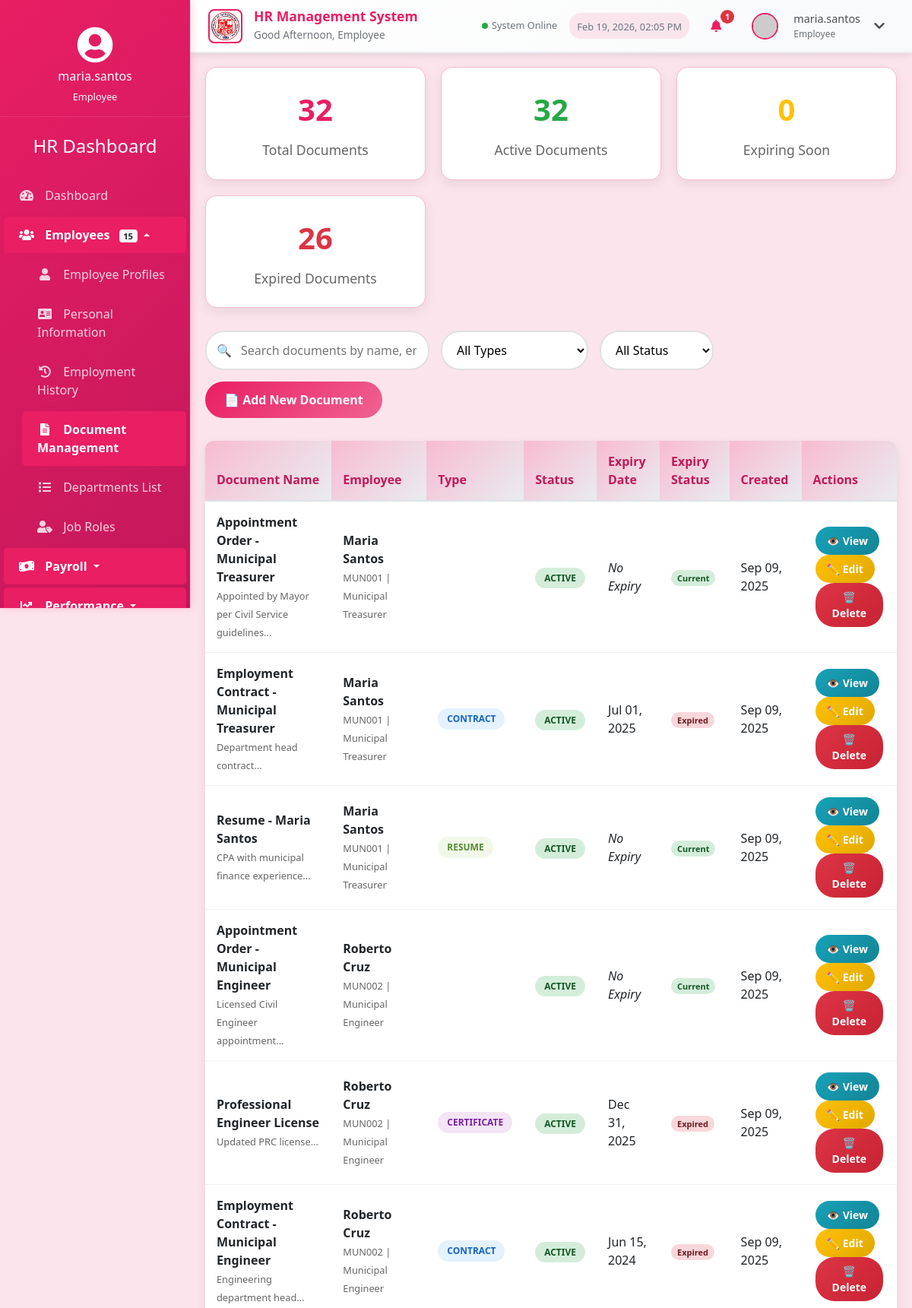
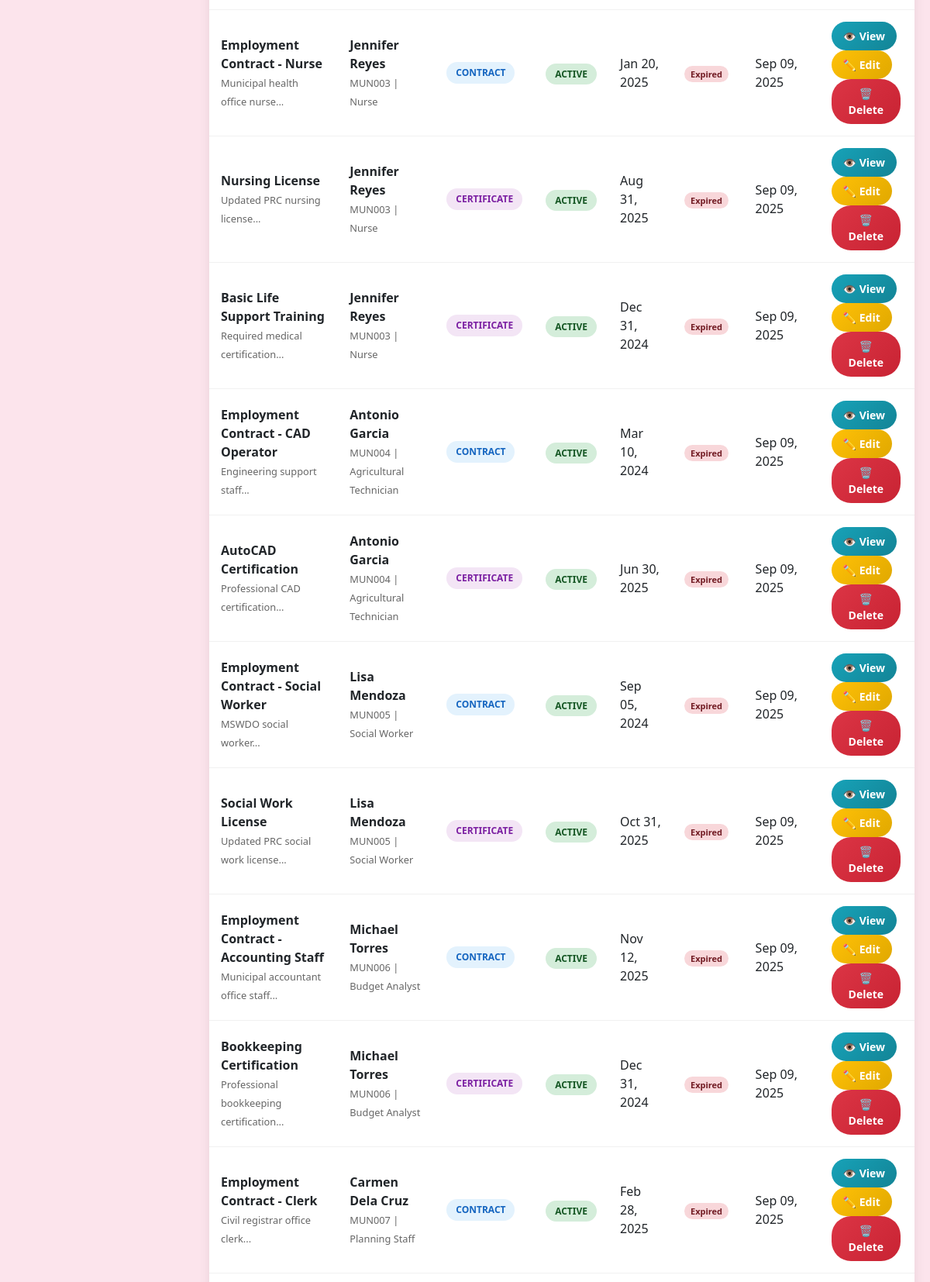
/document_management.php (signed in, upper part), run on the app's committed database (2 pictures, top to bottom).
### tables this page shows
CREATE TABLE `document_management` (
  `document_id` int(11) NOT NULL,
  `employee_id` int(11) NOT NULL,
  `document_type` enum('Contract','ID','Resume','Certificate','Performance Review','Other') NOT NULL,
  `document_name` varchar(255) NOT NULL,
  `file_path` varchar(255) NOT NULL,
  `upload_date` timestamp NOT NULL DEFAULT current_timestamp(),
  `expiry_date` date DEFAULT NULL,
  `document_status` enum('Active','Expired','Pending Review') DEFAULT 'Active',
  `notes` text DEFAULT NULL,
  `created_at` timestamp NOT NULL DEFAULT current_timestamp(),
  `updated_at` timestamp NOT NULL DEFAULT current_timestamp() ON UPDATE current_timestamp()
);

CREATE TABLE `employee_profiles` (
  `employee_id` int(11) NOT NULL,
  `personal_info_id` int(11) DEFAULT NULL,
  `job_role_id` int(11) DEFAULT NULL,
  `employee_number` varchar(20) NOT NULL,
  `hire_date` date NOT NULL,
  `employment_status` enum('Full-time','Part-time','Contract','Intern','Terminated') NOT NULL,
  `current_salary` decimal(10,2) NOT NULL,
  `work_email` varchar(100) DEFAULT NULL,
  `work_phone` varchar(20) DEFAULT NULL,
  `location` varchar(100) DEFAULT NULL,
  `remote_work` tinyint(1) DEFAULT 0,
  `created_at` timestamp NOT NULL DEFAULT current_timestamp(),
  `updated_at` timestamp NOT NULL DEFAULT current_timestamp() ON UPDATE current_timestamp()
);

CREATE TABLE `job_roles` (
  `job_role_id` int(11) NOT NULL,
  `title` varchar(100) NOT NULL,
  `description` text NOT NULL,
  `department` varchar(50) NOT NULL,
  `min_salary` decimal(10,2) DEFAULT NULL,
  `max_salary` decimal(10,2) DEFAULT NULL,
  `created_at` timestamp NOT NULL DEFAULT current_timestamp(),
  `updated_at` timestamp NOT NULL DEFAULT current_timestamp() ON UPDATE current_timestamp()
);

### document_management.php (the view, shortened to what this page needs)
<?php
$host = 'localhost';
$dbname = 'hr_system';
$username = 'root';
$password = '';
try {
    $pdo = new PDO("mysql:host=$host;dbname=$dbname", $username, $password);
    $pdo->setAttribute(PDO::ATTR_ERRMODE, PDO::ERRMODE_EXCEPTION);
} catch(PDOException $e) {
    die("Connection failed: " . $e->getMessage());
}
$stmt = $pdo->query("
    SELECT
        dm.*,
        CONCAT(pi.first_name, ' ', pi.last_name) as employee_name,
        pi.first_name,
        pi.last_name,
        ep.employee_number,
        jr.title as job_title,
        jr.department,
        CASE
            WHEN dm.expiry_date IS NOT NULL AND dm.expiry_date < CURDATE() THEN 'Expired'
            WHEN dm.expiry_date IS NOT NULL AND dm.expiry_date <= DATE_ADD(CURDATE(), INTERVAL 30 DAY) THEN 'Expiring Soon'
            ELSE 'Current'
        END as expiry_status
    FROM document_management dm
    LEFT JOIN employee_profiles ep ON dm.employee_id = ep.employee_id
    LEFT JOIN personal_information pi ON ep.personal_info_id = pi.personal_info_id
    LEFT JOIN job_roles jr ON ep.job_role_id = jr.job_role_id
    ORDER BY dm.created_at DESC
");
$documents = $stmt->fetchAll(PDO::FETCH_ASSOC);
?>
<!DOCTYPE html>
<html lang="en">
<head>
    <link rel="stylesheet" href="https://stackpath.bootstrapcdn.com/bootstrap/4.5.2/css/bootstrap.min.css">
    <link rel="stylesheet" href="https://cdnjs.cloudflare.com/ajax/libs/font-awesome/5.15.1/css/all.min.css">
    <link rel="stylesheet" href="styles.css?v=rose">
</head>
<body>
    <div class="container-fluid">
        <?php include 'navigation.php'; ?>
        <div class="row">
            <?php include 'sidebar.php'; ?>
            <div class="main-content">
                <h2 class="section-title">Document Management</h2>
                <div class="content">
                    <div class="stats-cards">
                        <?php
                        $totalDocs = count($documents);
                        $expiring = count(array_filter($documents, function($doc) { return $doc['expiry_status'] === 'Expiring Soon'; }));
                        $expired = count(array_filter($documents, function($doc) { return $doc['expiry_status'] === 'Expired'; }));
                        $active = count(array_filter($documents, function($doc) { return $doc['document_status'] === 'Active'; }));
                        ?>
                        <div class="stats-card total">
                            <div class="number"><?= $totalDocs ?></div>
                            <div class="label">Total Documents</div>
                        </div>
                        <div class="stats-card active">
                            <div class="number"><?= $active ?></div>
                            <div class="label">Active Documents</div>
                        </div>
                        <div class="stats-card expiring">
                            <div class="number"><?= $expiring ?></div>
                            <div class="label">Expiring Soon</div>
                        </div>
                        <div class="stats-card expired">
                            <div class="number"><?= $expired ?></div>
                            <div class="label">Expired Documents</div>
                        </div>
                    </div>
                    <div class="controls">
                        <div class="controls-left">
                            <div class="search-box">
                                <span class="search-icon">🔍</span>
                                <input type="text" id="searchInput" placeholder="Search documents by name, employee, or type...">
                            </div>
                            <select id="typeFilter" class="filter-select">
                                <option value="">All Types</option>
                            </select>
                            <select id="statusFilter" class="filter-select">
                                <option value="">All Status</option>
                            </select>
                        </div>
                        <button class="btn btn-primary" onclick="openModal('add')">
                            📄 Add New Document
                        </button>
                    </div>
                    <div class="table-container">
                        <table class="table" id="documentsTable">
                            <thead>
                                <tr>
                                    <th>Document Name</th>
                                    <th>Employee</th>
                                    <th>Type</th>
                                    <th>Status</th>
                                    <th>Expiry Date</th>
                                    <th>Expiry Status</th>
                                    <th>Created</th>
                                    <th>Actions</th>
                                </tr>
                            </thead>
                            <tbody id="documentsTableBody">
                                <?php foreach ($documents as $document): ?>
                                <tr>
                                    <td>
                                        <div>
                                            <?php if ($document['file_path'] && file_exists($document['file_path'])): ?>
                                                <a href="<?= htmlspecialchars($document['file_path']) ?>" class="download-link" target="_blank">
                                                    <strong><?= htmlspecialchars($document['document_name']) ?></strong>
                                                </a>
                                            <?php else: ?>
                                                <strong><?= htmlspecialchars($document['document_name']) ?></strong>
                                            <?php endif; ?>
                                            <?php if ($document['notes']): ?>
                                                <br><small style="color: #666;"><?= htmlspecialchars(substr($document['notes'], 0, 50)) ?>...</small>
                                            <?php endif; ?>
                                        </div>
                                    </td>
                                    <td>
                                        <div>
                                            <strong><?= htmlspecialchars($document['employee_name'] ?? 'N/A') ?></strong><br>
                                            <small style="color: #666;">
                                                <?= htmlspecialchars($document['employee_number'] ?? '') ?> |
                                                <?= htmlspecialchars($document['job_title'] ?? '') ?>
                                            </small>
                                        </div>
                                    </td>
                                    <td>
                                        <span class="document-type-badge type-<?= strtolower($document['document_type']) ?>">
                                            <?= htmlspecialchars($document['document_type']) ?>
                                        </span>
                                    </td>
                                    <td>
                                        <span class="status-badge status-<?= strtolower($document['document_status']) ?>">
                                            <?= htmlspecialchars($document['document_status']) ?>
                                        </span>
                                    </td>
                                    <td>
                                        <?= $document['expiry_date'] ? date('M d, Y', strtotime($document['expiry_date'])) : '<em>No Expiry</em>' ?>
                                    </td>
                                    <td>
                                        <span class="expiry-badge expiry-<?= strtolower(str_replace(' ', '', $document['expiry_status'])) ?>">
                                            <?= $document['expiry_status'] ?>
                                        </span>
                                    </td>
                                    <td><?= date('M d, Y', strtotime($document['created_at'])) ?></td>
                                    <td>
                                        <button class="btn btn-info btn-small" onclick="viewDocument(<?= $document['document_id'] ?>)" title="View Details">
                                            👁️ View
                                        </button>
                                        <button class="btn btn-warning btn-small" onclick="editDocument(<?= $document['document_id'] ?>)" title="Edit">
                                            ✏️ Edit
                                        </button>
                                        <button class="btn btn-danger btn-small" onclick="deleteDocument(<?= $document['document_id'] ?>)" title="Delete">
                                            🗑️ Delete
                                        </button>
                                    </td>
                                </tr>
                                <?php endforeach; ?>
                            </tbody>
                        </table>
                    </div>
                </div>
            </div>
        </div>
    </div>
</body>
</html>

### styles.css (style rules this page uses)
:root { --primary-color: #E91E63; --primary-dark: #C2185B; --primary-light: #F06292; --primary-lighter: #F8BBD0; --secondary-color: #00B4D8; --secondary-dark: #0096C7; --secondary-light: #48CAE4; --white: #FFFFFF; --light-gray: #F8F9FA; --gray: #6C757D; --dark-gray: #343A40; --black: #000000; --bg-primary: #FCE4EC; --bg-secondary: #F8BBD0; --bg-card: #FFFFFF; --text-primary: #1A1A1A; --text-secondary: #4A4A4A; --text-muted: #6C757D; --text-white: #FFFFFF; --success: #28A745; --warning: #FFC107; --danger: #DC3545; --info: #17A2B8; --border-light: #F8BBD0; --border-medium: #F48FB1; --border-dark: #F06292; --shadow-light: rgba(233, 30, 99, 0.1); --shadow-medium: rgba(233, 30, 99, 0.2); --shadow-dark: rgba(233, 30, 99, 0.3); }
body { font-family: 'Segoe UI', Tahoma, Geneva, Verdana, sans-serif; background-color: var(--bg-primary); color: var(--text-primary); margin: 0; padding: 0; }
.btn-primary { background: linear-gradient(135deg, var(--primary-color) 0%, var(--primary-dark) 100%); border: none; color: var(--text-white); padding: 10px 20px; border-radius: 6px; font-weight: 500; transition: all 0.3s; }
.table { background-color: var(--bg-card); border-radius: 8px; overflow: hidden; }
.table th { background: linear-gradient(135deg, var(--primary-color) 0%, var(--primary-dark) 100%); color: var(--text-white); border: none; font-weight: 600; padding: 12px 15px; }
.table td { padding: 12px 15px; border-color: var(--border-light); vertical-align: middle; }
.main-content { margin-left: 250px; padding: 90px 20px 20px; transition: margin-left 0.3s; width: calc(100% - 250px); }
.stats-card { text-align: center; background: linear-gradient(145deg, var(--bg-card) 0%, var(--bg-secondary) 100%); border: 1px solid var(--border-light); }

### data on the page
document_management: document_name "Appointment Order - Municipal Treasurer", notes "Appointed by Mayor per Civil Service guidelines", employee_name "Maria Santos", employee.employee_number "MUN001", job_roles.title "Municipal Treasurer", document_status "ACTIVE", shows "No Expiry", expiry_status "Current", created_at "Sep 09, 2025"
document_management: document_name "Employment Contract - Municipal Treasurer", notes "Department head contract", employee_name "Maria Santos", employee.employee_number "MUN001", job_roles.title "Municipal Treasurer", document_type "CONTRACT", document_status "ACTIVE", expiry_date "Jul 01, 2025", expiry_status "Expired", created_at "Sep 09, 2025"
document_management: document_name "Resume - Maria Santos", notes "CPA with municipal finance experience", employee_name "Maria Santos", employee.employee_number "MUN001", job_roles.title "Municipal Treasurer", document_type "RESUME", document_status "ACTIVE", shows "No Expiry", expiry_status "Current", created_at "Sep 09, 2025"
document_management: document_name "Appointment Order - Municipal Engineer", notes "Licensed Civil Engineer appointment", employee_name "Roberto Cruz", employee.employee_number "MUN002", job_roles.title "Municipal Engineer", document_status "ACTIVE", shows "No Expiry", expiry_status "Current", created_at "Sep 09, 2025"
document_management: document_name "Professional Engineer License", notes "Updated PRC license", employee_name "Roberto Cruz", employee.employee_number "MUN002", job_roles.title "Municipal Engineer", document_type "CERTIFICATE", document_status "ACTIVE", expiry_date "Dec 31, 2025", expiry_status "Expired", created_at "Sep 09, 2025"
document_management: document_name "Employment Contract - Municipal Engineer", notes "Engineering department head", employee_name "Roberto Cruz", employee.employee_number "MUN002", job_roles.title "Municipal Engineer", document_type "CONTRACT", document_status "ACTIVE", expiry_date "Jun 15, 2024", expiry_status "Expired", created_at "Sep 09, 2025"
document_management: document_name "Employment Contract - Nurse", notes "Municipal health office nurse", employee_name "Jennifer Reyes", employee.employee_number "MUN003", job_roles.title "Nurse", document_type "CONTRACT", document_status "ACTIVE", expiry_date "Jan 20, 2025", expiry_status "Expired", created_at "Sep 09, 2025"
document_management: document_name "Nursing License", notes "Updated PRC nursing license", employee_name "Jennifer Reyes", employee.employee_number "MUN003", job_roles.title "Nurse", document_type "CERTIFICATE", document_status "ACTIVE", expiry_date "Aug 31, 2025", expiry_status "Expired", created_at "Sep 09, 2025"
document_management: document_name "Basic Life Support Training", notes "Required medical certification", employee_name "Jennifer Reyes", employee.employee_number "MUN003", job_roles.title "Nurse", document_type "CERTIFICATE", document_status "ACTIVE", expiry_date "Dec 31, 2024", expiry_status "Expired", created_at "Sep 09, 2025"
document_management: document_name "Employment Contract - CAD Operator", notes "Engineering support staff", employee_name "Antonio Garcia", employee.employee_number "MUN004", job_roles.title "Agricultural Technician", document_type "CONTRACT", document_status "ACTIVE", expiry_date "Mar 10, 2024", expiry_status "Expired", created_at "Sep 09, 2025"
document_management: document_name "AutoCAD Certification", notes "Professional CAD certification", employee_name "Antonio Garcia", employee.employee_number "MUN004", job_roles.title "Agricultural Technician", document_type "CERTIFICATE", document_status "ACTIVE", expiry_date "Jun 30, 2025", expiry_status "Expired", created_at "Sep 09, 2025"
document_management: document_name "Employment Contract - Social Worker", notes "MSWDO social worker", employee_name "Lisa Mendoza", employee.employee_number "MUN005", job_roles.title "Social Worker", document_type "CONTRACT", document_status "ACTIVE", expiry_date "Sep 05, 2024", expiry_status "Expired", created_at "Sep 09, 2025"
document_management: document_name "Social Work License", notes "Updated PRC social work license", employee_name "Lisa Mendoza", employee.employee_number "MUN005", job_roles.title "Social Worker", document_type "CERTIFICATE", document_status "ACTIVE", expiry_date "Oct 31, 2025", expiry_status "Expired", created_at "Sep 09, 2025"
document_management: document_name "Employment Contract - Accounting Staff", notes "Municipal accountant office staff", employee_name "Michael Torres", employee.employee_number "MUN006", job_roles.title "Budget Analyst", document_type "CONTRACT", document_status "ACTIVE", expiry_date "Nov 12, 2025", expiry_status "Expired", created_at "Sep 09, 2025"
document_management: document_name "Bookkeeping Certification", notes "Professional bookkeeping certification", employee_name "Michael Torres", employee.employee_number "MUN006", job_roles.title "Budget Analyst", document_type "CERTIFICATE", document_status "ACTIVE", expiry_date "Dec 31, 2024", expiry_status "Expired", created_at "Sep 09, 2025"
document_management: document_name "Employment Contract - Clerk", notes "Civil registrar office clerk", employee_name "Carmen Dela Cruz", employee.employee_number "MUN007", job_roles.title "Planning Staff", document_type "CONTRACT", document_status "ACTIVE", expiry_date "Feb 28, 2025", expiry_status "Expired", created_at "Sep 09, 2025"

### other printed values
$role_display "Employee"
$notification_count "1"
$_SESSION['username'] "maria.santos"
$_SESSION['role'] "Employee"
$username "maria.santos"
$user_role "Employee"
$sidebar_stats['employees'] "15"
$totalDocs "32"
$active "32"
$expiring "0"
$expired "26"
